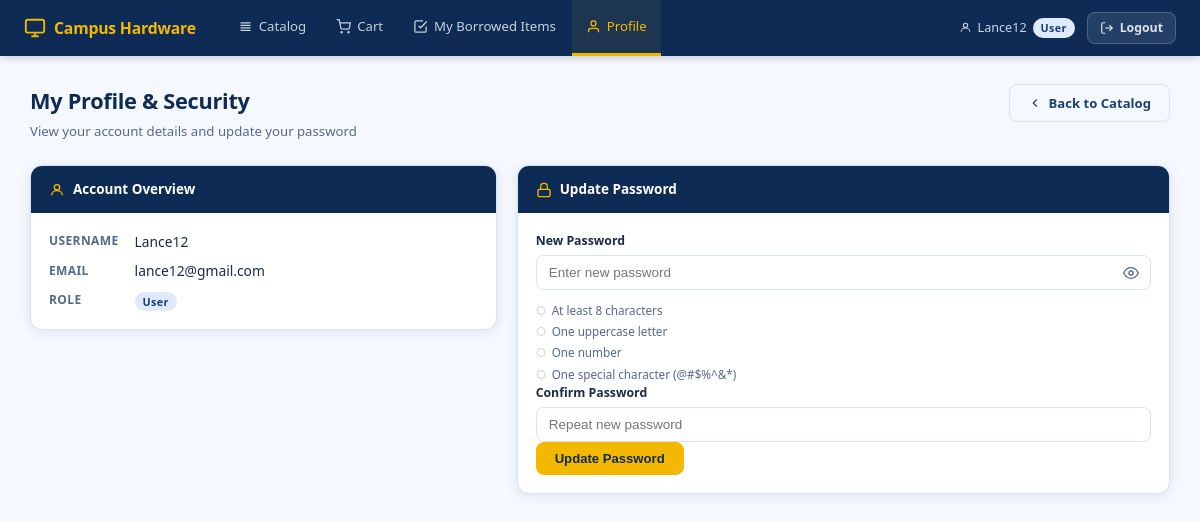
Screenshot of /profile (signed in) with the database file from the repository.
### tables this page shows
CREATE TABLE users (
                id INTEGER PRIMARY KEY AUTOINCREMENT,
                username TEXT UNIQUE NOT NULL,
                email TEXT,
                password_hash TEXT NOT NULL,
                failed_attempts INTEGER DEFAULT 0,
                locked_until REAL DEFAULT 0
            , role TEXT DEFAULT 'User', locked INTEGER DEFAULT 0);

### app.py (the view, shortened to what this page needs)
@app.route("/profile", methods=["GET", "POST"])
@login_required
def profile():
    if session.get("role") in PRIVILEGED_ROLES:
        return redirect(url_for("catalog"))
    username = session.get("username")
    conn = get_db()
    cursor = conn.cursor()
    cursor.execute("SELECT username, email, role FROM users WHERE username = ?", (username,))
    user = cursor.fetchone()
    conn.close()
    return render_template("profile.html", user=user, username=username, role=session.get("role"))

### app.py (called while the page is built)
def get_db():
    conn = sqlite3.connect(DB_NAME)
    conn.row_factory = sqlite3.Row
    return conn

def login_required(f):
    @wraps(f)
    def decorated(*args, **kwargs):
        if "username" not in session:
            flash("Please log in to continue.", "warning")
            return redirect(url_for("login"))
        return f(*args, **kwargs)
    return decorated

### templates/profile.html (shortened to what this page needs)
{% extends "base.html" %}
{% block content %}
<div class="page-header">
  <div>
    <h2>My Profile &amp; Security</h2>
    <p class="page-sub">View your account details and update your password</p>
  </div>
  <a href="{{ url_for('catalog') }}" class="btn btn-outline">
    <svg width="14" height="14" viewBox="0 0 24 24" fill="none" stroke="currentColor" stroke-width="2"><polyline points="15 18 9 12 15 6"/></svg>
    Back to Catalog
  </a>
</div>
<div class="two-col-layout">
  <div class="card">
    <div class="card-header">
      <svg width="16" height="16" viewBox="0 0 24 24" fill="none" stroke="currentColor" stroke-width="2"><circle cx="12" cy="8" r="4"/><path d="M4 20c0-4 3.6-7 8-7s8 3 8 7"/></svg>
      Account Overview
    </div>
    <div class="card-body">
      <dl class="profile-dl">
        <dt>Username</dt>
        <dd>{{ user['username'] if user else username }}</dd>
        <dt>Email</dt>
        <dd>{{ user['email'] if user else '—' }}</dd>
        <dt>Role</dt>
        <dd><span class="role-tag role-{{ (user['role'] if user else 'user') | lower | replace(' ','') }}">{{ user['role'] if user else 'User' }}</span></dd>
      </dl>
    </div>
  </div>
  <div class="card">
    <div class="card-header">
      <svg width="16" height="16" viewBox="0 0 24 24" fill="none" stroke="currentColor" stroke-width="2"><rect x="3" y="11" width="18" height="11" rx="2" ry="2"/><path d="M7 11V7a5 5 0 0 1 10 0v4"/></svg>
      Update Password
    </div>
    <div class="card-body">
      <form method="POST" action="{{ url_for('profile') }}">
        <div class="form-group">
          <label for="new_password">New Password</label>
          <div class="input-password">
            <input type="password" id="new_password" name="new_password" placeholder="Enter new password" required oninput="checkPasswordStrength(this.value)"/>
            <button type="button" class="toggle-pw" onclick="togglePassword('new_password', this); togglePassword('confirm_password', this)">
              <svg width="16" height="16" viewBox="0 0 24 24" fill="none" stroke="currentColor" stroke-width="2"><path d="M1 12s4-8 11-8 11 8 11 8-4 8-11 8-11-8-11-8z"/><circle cx="12" cy="12" r="3"/></svg>
            </button>
          </div>
          <ul class="pw-rules">
            <li id="r-len">At least 8 characters</li>
            <li id="r-upper">One uppercase letter</li>
            <li id="r-num">One number</li>
            <li id="r-special">One special character (@#$%^&amp;*)</li>
          </ul>
        </div>
        <div class="form-group">
          <label for="confirm_password">Confirm Password</label>
          <input type="password" id="confirm_password" name="confirm_password" placeholder="Repeat new password" required/>
        </div>
        <button type="submit" class="btn btn-primary">Update Password</button>
      </form>
    </div>
  </div>
</div>
{% endblock %}

### templates/base.html (shortened to what this page needs)
<!DOCTYPE html>
<html lang="en">
<head>
  <link rel="stylesheet" href="{{ url_for('static', filename='css/main.css') }}"/>
</head>
<body>
{% if session.username %}
<nav class="navbar">
  <div class="nav-brand">
    <svg width="22" height="22" viewBox="0 0 24 24" fill="none" stroke="currentColor" stroke-width="2"><rect x="2" y="3" width="20" height="14" rx="2"/><path d="M8 21h8M12 17v4"/></svg>
    Campus Hardware
  </div>
  <ul class="nav-links">
    <li><a href="{{ url_for('catalog') }}" class="{{ 'active' if request.endpoint == 'catalog' }}">
      <svg width="15" height="15" viewBox="0 0 24 24" fill="none" stroke="currentColor" stroke-width="2"><path d="M4 6h16M4 10h16M4 14h16M4 18h16"/></svg>
      Catalog
    </a></li>
    {% if session.role not in ['Admin','SuperAdmin'] %}
    <li><a href="{{ url_for('cart_view') }}" class="nav-cart {{ 'active' if request.endpoint == 'cart_view' }}">
      <svg width="15" height="15" viewBox="0 0 24 24" fill="none" stroke="currentColor" stroke-width="2"><circle cx="9" cy="21" r="1"/><circle cx="20" cy="21" r="1"/><path d="M1 1h4l2.68 13.39a2 2 0 0 0 2 1.61h9.72a2 2 0 0 0 2-1.61L23 6H6"/></svg>
      Cart
      {% set cart_count = session.cart | sum(attribute='quantity') if session.cart else 0 %}
    </a></li>
    <li><a href="{{ url_for('my_borrows') }}" class="{{ 'active' if request.endpoint == 'my_borrows' }}">
      <svg width="15" height="15" viewBox="0 0 24 24" fill="none" stroke="currentColor" stroke-width="2"><polyline points="9 11 12 14 22 4"/><path d="M21 12v7a2 2 0 0 1-2 2H5a2 2 0 0 1-2-2V5a2 2 0 0 1 2-2h11"/></svg>
      My Borrowed Items
    </a></li>
    <li><a href="{{ url_for('profile') }}" class="{{ 'active' if request.endpoint == 'profile' }}">
      <svg width="15" height="15" viewBox="0 0 24 24" fill="none" stroke="currentColor" stroke-width="2"><path d="M20 21v-2a4 4 0 0 0-4-4H8a4 4 0 0 0-4 4v2"/><circle cx="12" cy="7" r="4"/></svg>
      Profile
    </a></li>
    {% endif %}
  </ul>
  <div class="nav-user">
    <span class="user-pill">
      <svg width="13" height="13" viewBox="0 0 24 24" fill="none" stroke="currentColor" stroke-width="2"><circle cx="12" cy="8" r="4"/><path d="M4 20c0-4 3.6-7 8-7s8 3 8 7"/></svg>
      {{ session.username }}
      <span class="role-tag role-{{ session.role | lower | replace(' ','') }}">{{ session.role }}</span>
    </span>
    <a href="{{ url_for('logout') }}" class="btn-logout">
      <svg width="14" height="14" viewBox="0 0 24 24" fill="none" stroke="currentColor" stroke-width="2"><path d="M9 21H5a2 2 0 0 1-2-2V5a2 2 0 0 1 2-2h4"/><polyline points="16 17 21 12 16 7"/><line x1="21" y1="12" x2="9" y2="12"/></svg>
      Logout
    </a>
  </div>
</nav>
{% endif %}
<main class="{% if not session.username %}auth-layout{% else %}main-layout{% endif %}">
  {% block content %}{% endblock %}
</main>
</body>
</html>

### rows the page displays
users: username "Lance12", role "User", email "lance12@gmail.com"
